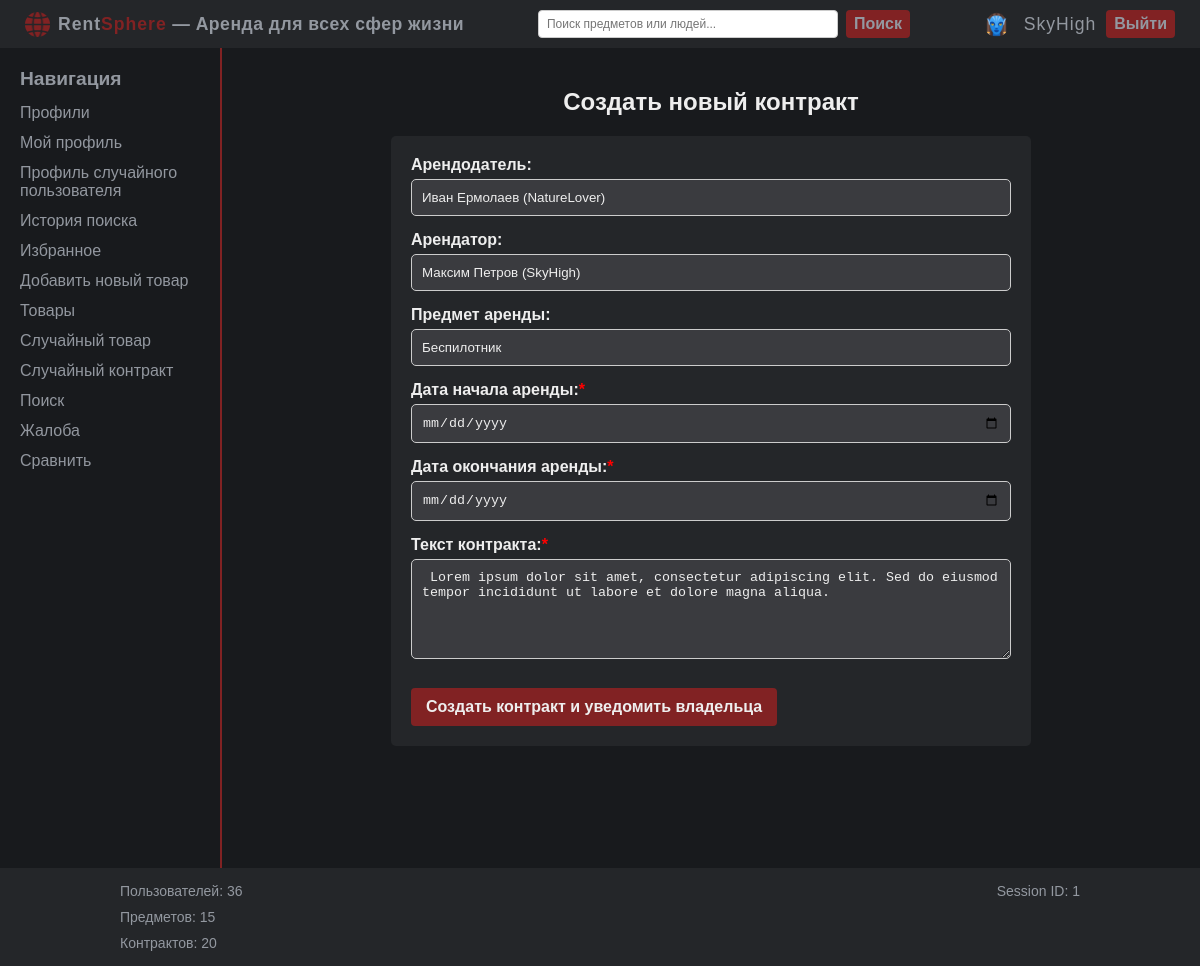
Page /contracts/new?item_id=2 (signed in) on the committed database.
### models.py (models this page shows, shortened)
class User(Base):
    __tablename__ = "users"
    id = Column(Integer, primary_key=True)
    login = Column(String(100), unique=True, nullable=False)
    password = Column(String(200), nullable=False)
    ipn = Column(Integer)
    first_name = Column(String(100))
    last_name = Column(String(100))
    phone_number = Column(String(20))
    email = Column(String(100), unique=True, nullable=False)
    avatar = Column(String(255))
    register_date = Column(Integer)
    compare_items = Column(types.JSON, default=[], nullable=True)
    items = relationship("Item", backref="owner_user")

class Item(Base):
    __tablename__ = "items"
    id = Column(Integer, primary_key=True)
    photo = Column(String(255))
    name = Column(String(255), nullable=False)
    desc = Column(Text)
    price_h = Column(Numeric(10, 2), nullable=True)
    price_d = Column(Numeric(10, 2), nullable=True)
    price_w = Column(Numeric(10, 2), nullable=True)
    price_m = Column(Numeric(10, 2), nullable=True)
    owner_id = Column(Integer, ForeignKey("users.id"))
    owner = relationship("User", backref="owner_items")

### app.py (the view, shortened to what this page needs)
@app.route("/contracts/new", methods=["GET", "POST"])
@login_required
def create_contract():
    if request.method == "GET":
        item_id = request.args.get('item_id')
        item = models.Item.query.get(item_id)
        owner = models.User.query.get(item.owner_id)
        renter = models.User.query.get(session.get("user_id"))
        return render_template("contract_form.html",
                               item=item,
                               owner=owner,
                               renter=renter,
                               user=session.get("user_id"))

### app.py (called while the page is built)
def login_required(func):
    @wraps(func)
    def wrapper(*args, **kwargs):
        user_id = session.get("user_id")
        if not user_id:
            return redirect(url_for("login"))
        return func(*args, **kwargs)
    return wrapper

@app.teardown_request
def teardown_request(exceptions=None):
    db_session.remove()

@app.context_processor
def stats_data():
    session_id = session.get("user_id")
    users_total = models.User.query.count()
    items_total = models.Item.query.count()
    contracts_total = models.Contract.query.count()
    stats = {"users_total": users_total,
             "items_total": items_total,
             "contracts_total": contracts_total,
             "session_id": session_id}
    return dict(stats=stats)

@app.context_processor
def inject_user():
    user_id = session.get("user_id")
    user_data = {"id": None, "login": "Guest"}
    if user_id:
        try:
            user_id = int(user_id)
            user = models.User.query.filter_by(id=user_id).first()
            if user:
                user_data = {"id": user.id, "login": user.login}
        except (TypeError, ValueError):
            print(f"Пользователь с ID неверного типа: {type(user_id)}")
            user_data["id"] = None
            session["user_id"] = None
    return {"current_user": user_data}

### templates/contract_form.html (shortened to what this page needs)
{% extends 'base.html' %}
{% block content %}
    <h2 class="title-create-contract-form">Создать новый контракт</h2>
    <form action="/contracts/new" method="post" class="create-contract-form">
        <div class="form-group">
            <label for="owner_id">Арендодатель:</label>
            <input type="text" id="owner_id" name="owner_id" value="{{ owner.first_name }} {{ owner.last_name }} ({{ owner.login }})" readonly>
        </div>
        <div class="form-group">
            <label for="renter_id">Арендатор:</label>
            <input type="text" id="renter_id" name="renter_id" value="{{ renter.first_name }} {{ renter.last_name }} ({{ renter.login }})" readonly>
        </div>
        <div class="form-group">
            <label for="item_id">Предмет аренды:</label>
            <input type="text" id="item_id" name="item_id" value="{{ item.name }}" readonly>
        </div>
        <div class="form-group">
            <label for="start_date">Дата начала аренды:<span class="required">*</span></label>
            <input type="date" id="start_date" name="start_date" required>
        </div>
        <div class="form-group">
            <label for="end_date">Дата окончания аренды:<span class="required">*</span></label>
            <input type="date" id="end_date" name="end_date" required>
        </div>
        <div class="form-group">
            <label for="contract_text">Текст контракта:<span class="required">*</span></label>
            <textarea id="contract_text" name="contract_text" required> Lorem ipsum dolor sit amet, consectetur adipiscing elit. Sed do eiusmod tempor incididunt ut labore et dolore magna aliqua.</textarea>
        </div>
        <button type="submit" class="button-book-item">Создать контракт и уведомить владельца</button>
    </form>
{% endblock %}

### templates/base.html (shortened to what this page needs)
<!DOCTYPE html>
<html lang="ru">
<head>
    <link rel="stylesheet" href="{{ url_for('static', filename='css/styles.css') }}">
</head>
<body>
    <div class="layout">
        <div class="header">
            <div class="header-left">
                <img src="{{ url_for('static', filename='images/logo_red.png') }}" alt="Logo" class="logo">
                <span class="brand-name"><span class="rent">Rent</span><span class="sphere">Sphere</span> — Аренда для всех сфер жизни</span>
            </div>
            <form class="header-search" action="/search" method="GET">
                <input type="text" name="q" class="search-field" placeholder="Поиск предметов или людей...">
                <button type="submit" class="search-button">Поиск</button>
            </form>
            <div class="header-right">
                {% if not current_user.id %}
                    <a href="/login">Войти</a>
                    <a href="/register">Регистрация</a>
                {% else %}
                    <img src="{{ url_for('static', filename='images/default_avatar.png') }}" alt="Аватар" class="header-avatar">
                    <span class="header-user">{{ current_user.login }}</span>
                    <a href="/logout">Выйти</a>
                {% endif %}
            </div>
        </div>
        <div class="center-container">
            <div class="sidebar">
                <span>Навигация</span>
                {% if current_user.id %}
                    <a href="/profiles">Профили</a>
                    <a href="{{ url_for('profile', user_id=current_user.id) }}">Мой профиль</a>
                    <a href="/profiles/random_user">Профиль случайного пользователя</a>
                    <a href="/profiles/search_history">История поиска</a>
                    <a href="/profiles/favorites">Избранное</a>
                    <a href="/items/add">Добавить новый товар</a>
                    <a href="/items">Товары</a>
                    <a href="/items/random_item_details">Случайный товар</a>
                    <a href="/contracts/random_contract">Случайный контракт</a>
                    <a href="/search">Поиск</a>
                    <a href="/complain">Жалоба</a>
                    <a href="/compare">Сравнить</a>
                {% endif %}
            </div>
            <div class="content-area">
                {% block content %}{% endblock %}
            </div>
        </div>
        <div class="footer">
            <table class="stats-table">
                <tr>
                    <td class="left-col">Пользователей: {{ stats.users_total }}</td>
                    <td class="right-col">Session ID: {{ stats.session_id }}</td>
                </tr>
                <tr>
                    <td class="left-col">Предметов: {{ stats.items_total }}</td>
                    <td class="right-col"></td>
                </tr>
                <tr>
                    <td class="left-col">Контрактов: {{ stats.contracts_total }}</td>
                    <td class="right-col"></td>
                </tr>
            </table>
        </div>
    </div>
</body>
</html>

### static/css/styles.css (style rules this page uses)
body { background-color: #181A1D; color: #EEEEEE; margin: 0; font-family: Arial, sans-serif; }
.header, .footer { background-color: #242629; color: #9398A0; padding: 10px; text-align: center; }
.center-container { display: flex; }
.content-area { flex-grow: 1; background-color: #181A1D; padding: 20px; color: #EEEEEE; }
.stats-table { width: 1000px; margin: 0 auto; border-collapse: collapse; }
.stats-table td { padding: 5px 20px; vertical-align: middle; border: none; font-size: 14px; }
.left-col { text-align: left; }
.right-col { text-align: right; }

### static/css/modules/sidebar.css (style rules this page uses)
.sidebar { background-color: #181A1D; color: #92979F; padding: 20px; width: 180px; height: calc(100vh - 20px); overflow-y: auto; float: left; }
.sidebar span { font-size: 1.2em; margin-bottom: 8px; display: block; font-weight: bold; }
.sidebar a { display: block; color: #92979F; text-decoration: none; padding: 6px 0; }
.sidebar + .content-area { border-left: 2px solid #812223; }

### static/css/modules/forms.css (style rules this page uses)
span.required { color: red; }
.button-book-item { color: #EEEEEE; background-color: #812223; padding: 8px 12px; font-weight: bold; font-size: 1em; border: none; border-radius: 4px; cursor: pointer; transition: background-color 0.3s ease, transform 0.2s ease; margin-top: 10px; }

### static/css/modules/header.css (style rules this page uses)
.header { display: flex; justify-content: space-between; align-items: center; padding: 5px 10px; background-color: #242629; }
.header-left { display: flex; align-items: center; }
.logo { width: 25px; height: 25px; margin-right: 8px; margin-left: 15px; }
.brand-name { color: #9398A0; font-weight: bold; font-size: 1.1em; letter-spacing: 0.5px; }
.rent { font-weight: bold; color: #9398A0; letter-spacing: 1px; }
.sphere { font-weight: bold; color: #812223; letter-spacing: 1px; }
.header-search { display: flex; align-items: center; justify-content: center; flex: 1; }
.search-field { padding: 6px 8px; font-size: 12px; border: 1px solid #ccc; border-radius: 4px; width: 300px; box-sizing: border-box; }
.search-button { color: #9398A0; background-color: #812223; padding: 5px 8px; font-weight: bold; font-size: 1em; border: none; border-radius: 4px; cursor: pointer; margin-left: 8px; transition: background-color 0.3s ease; }
.header-right { display: flex; align-items: center; justify-content: flex-end; gap: 10px; }
.header a { color: #9398A0; background-color: #812223; padding: 5px 8px; text-decoration: none; font-weight: bold; font-size: 1em; border-radius: 4px; margin-right: 15px; transition: background-color 0.3s ease; }
.header-avatar { width: 25px; height: 25px; border-radius: 50%; margin-right: 5px; }
.header-user { color: #9398A0; font-size: 1.1em; letter-spacing: 1px; display: flex; align-items: center; }

### static/css/modules/contract_form.css (style rules this page uses)
.title-create-contract-form { text-align: center; color: #EEEEEE; font-size: 1.5em; margin-bottom: 20px; }
.create-contract-form { background-color: #242629; padding: 20px; border-radius: 5px; max-width: 600px; margin: 0 auto; }
.create-contract-form label { color: #EEEEEE; display: block; margin-bottom: 5px; font-weight: bold; }
.create-contract-form .form-group { margin-bottom: 15px; }
.create-contract-form input[type="text"], .create-contract-form input[type="date"], .create-contract-form textarea { width: 100%; padding: 10px; border-radius: 5px; border: 1px solid #CCCCCC; background-color: #3A3B3F; color: #EEEEEE; box-sizing: border-box; }
.create-contract-form button[type="submit"] { color: #EEEEEE; background-color: #812223; padding: 10px 15px; font-weight: bold; font-size: 1em; border: none; border-radius: 4px; cursor: pointer; transition: background-color 0.3s ease; }
.create-contract-form span.required { color: red; }
.create-contract-form textarea { min-height: 100px; resize: vertical; }

### rows in the picture
User: login "SkyHigh", renter_id "Максим Петров (SkyHigh)"
User: owner_id "Иван Ермолаев (NatureLover)"
Item: item_id "Беспилотник"

### other values in the picture
{{ stats.users_total }} "36"
{{ stats.session_id }} "1"
{{ stats.items_total }} "15"
{{ stats.contracts_total }} "20"
